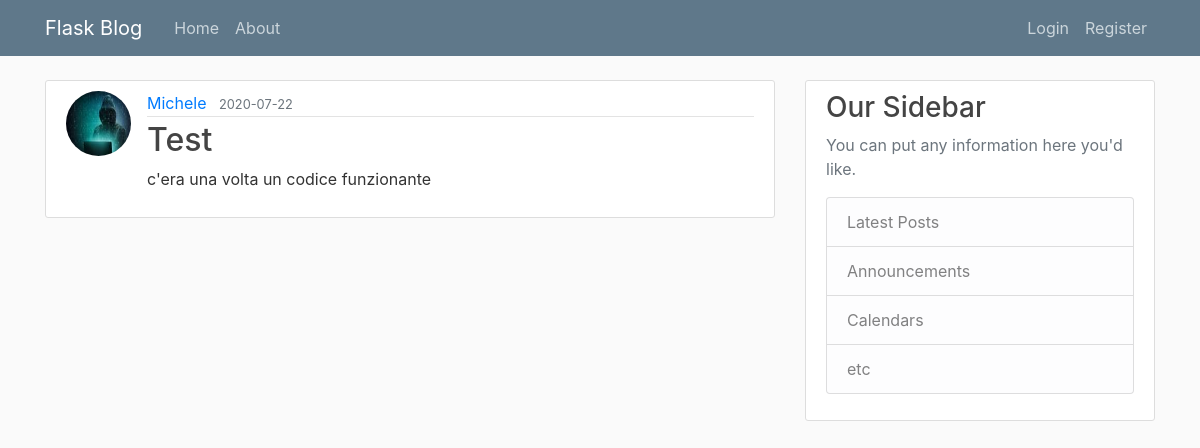
The app's page /home, older data.
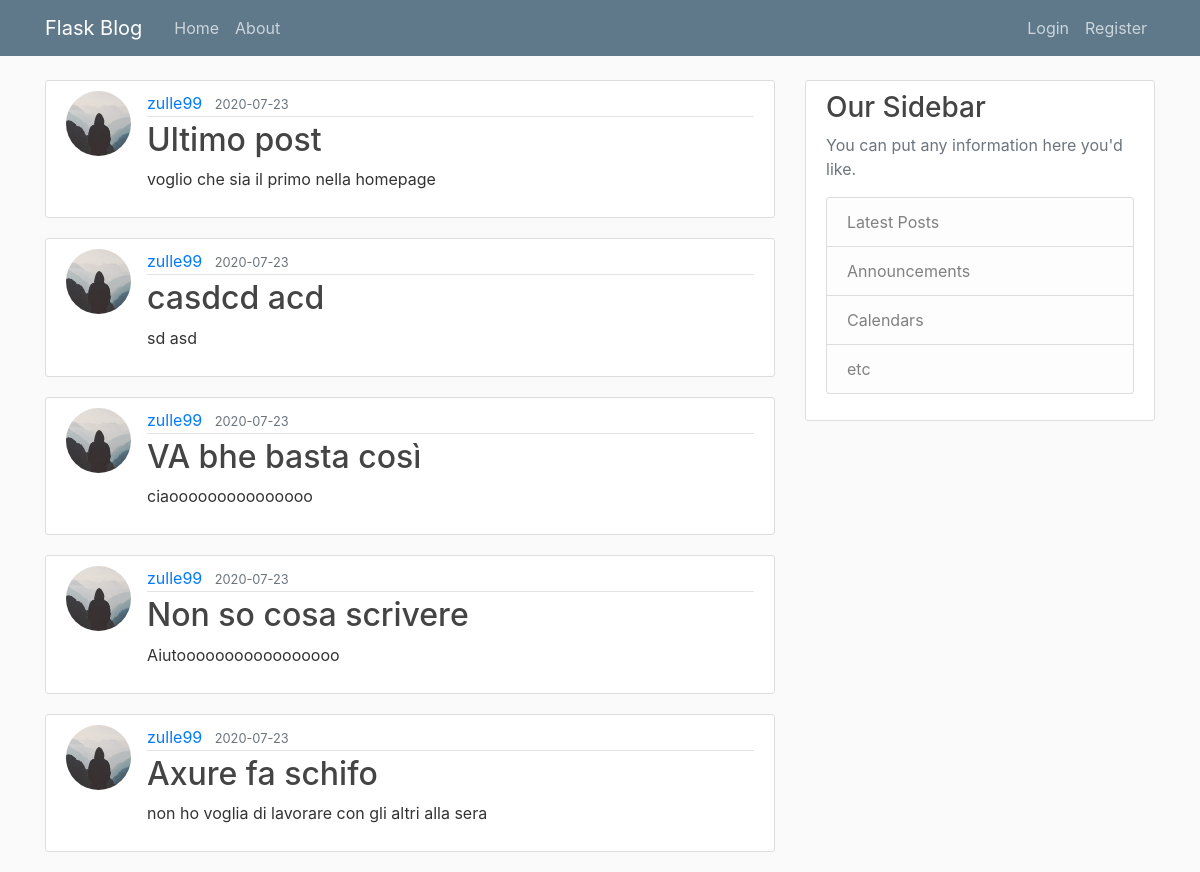
The same page, newer data.
### flaskblog/models.py (models this page shows, shortened)
class Post(db.Model):
    id = db.Column(db.Integer, primary_key=True)
    title = db.Column(db.String(100), nullable=False)
    date_posted = db.Column(db.DateTime, nullable=False, default=datetime.utcnow)
    content = db.Column(db.Text, nullable=False)
    user_id = db.Column(db.Integer, db.ForeignKey('user.id'), nullable=False)

class User(db.Model, UserMixin):
    id = db.Column(db.Integer, primary_key=True)
    username = db.Column(db.String(20), unique=True, nullable=False)
    email = db.Column(db.String(120), unique=True, nullable=False)
    image_file = db.Column(db.String(20), nullable=False, default='default.jpg')
    password = db.Column(db.String(60), nullable=False)
    posts = db.relationship('Post', backref='author', lazy=True)

### flaskblog/routes.py (the view)
@app.route("/")
@app.route("/home")
def home():
    page = request.args.get('page', 1, type=int) # richiediamo il numero di pagina nell'url, di default è 1 e deve essere un int così se ci passano cose che non sono int darà erorre
    posts = Post.query.order_by(Post.date_posted.desc()).paginate(page=page, per_page=5) # andiamo a prendere 5 post alla volta che sono nel database e li passiamo alla home
    return render_template('home.html', posts=posts)

### flaskblog/templates/home.html
{% extends "layout.html" %}
{% block content %}
    {% for post in posts %}
        <article class="media content-section">
          <img class="rounded-circle article-img" src="{{ url_for('static', filename='profile_pics/' + post.author.image_file) }}">
          <div class="media-body">
            <div class="article-metadata">
              <a class="mr-2" href="#">{{ post.author.username }}</a>
              <small class="text-muted">{{ post.date_posted.strftime('%Y-%m-%d') }}</small>
            </div>
            <h2><a class="article-title" href="{{ url_for('post', post_id=post.id) }}">{{ post.title }}</a></h2>
            <p class="article-content">{{ post.content }}</p>
          </div>
        </article>
    {% endfor %}
{% endblock content %}

Row changes from the older to the newer data that the page shows:
no longer on this page (row unchanged): Post: image_file (picture), author.username "Michele", date_posted "2020-07-22", title "Test", content "c'era una volta un codice funzionante"
added Post: image_file (placeholder picture), author.username "zulle99", date_posted "2020-07-23", title "Ultimo post", content "voglio che sia il primo nella homepage"
added Post: image_file (placeholder picture), author.username "zulle99", date_posted "2020-07-23", title "casdcd acd", content "sd asd"
added Post: image_file (placeholder picture), author.username "zulle99", date_posted "2020-07-23", title "VA bhe basta così", content "ciaooooooooooooooo"
added Post: image_file (placeholder picture), author.username "zulle99", date_posted "2020-07-23", title "Non so cosa scrivere", content "Aiutooooooooooooooooo"
added Post: image_file (placeholder picture), author.username "zulle99", date_posted "2020-07-23", title "Axure fa schifo", content "non ho voglia di lavorare con gli altri alla sera"
